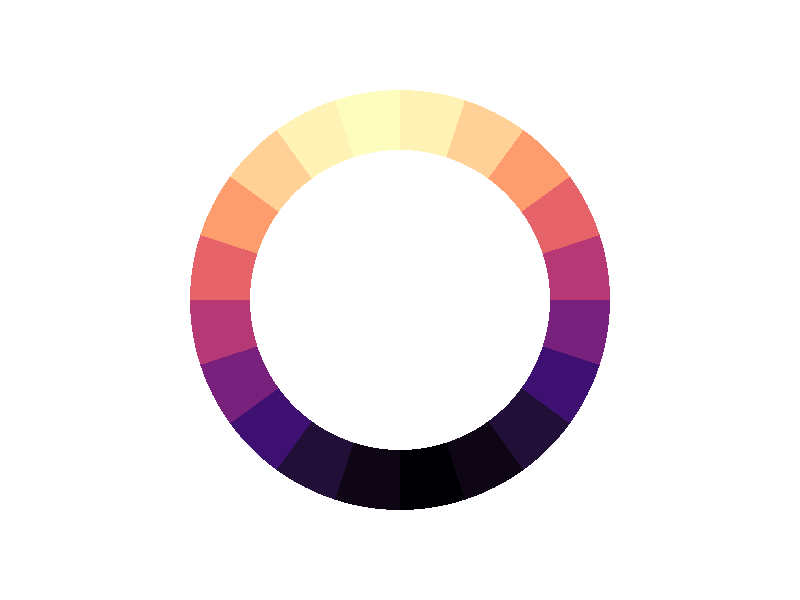
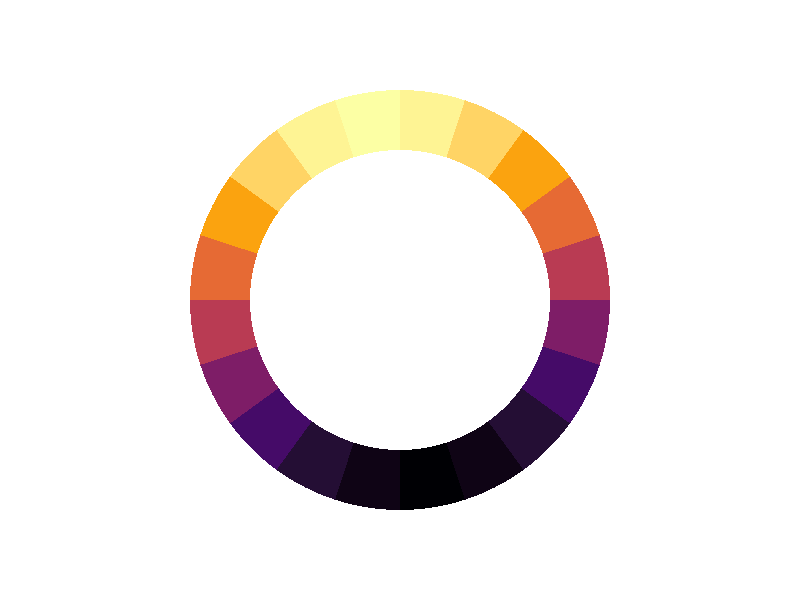
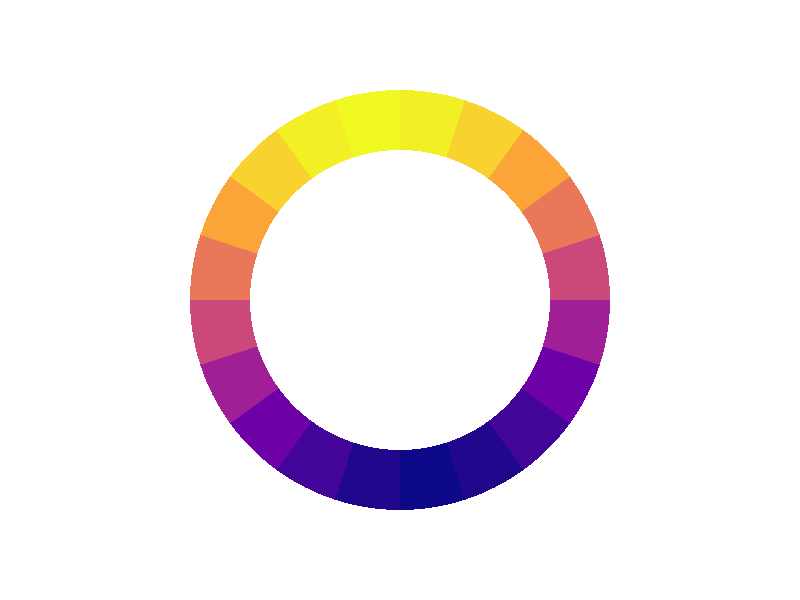
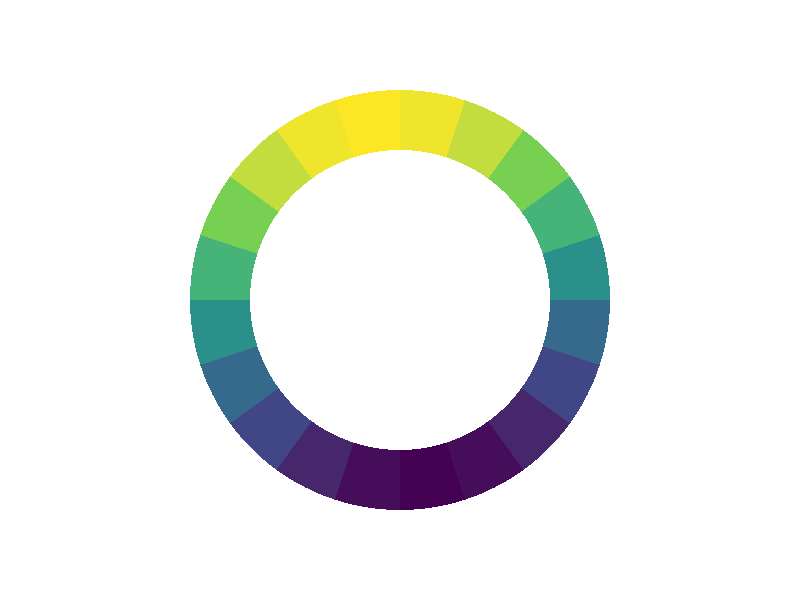
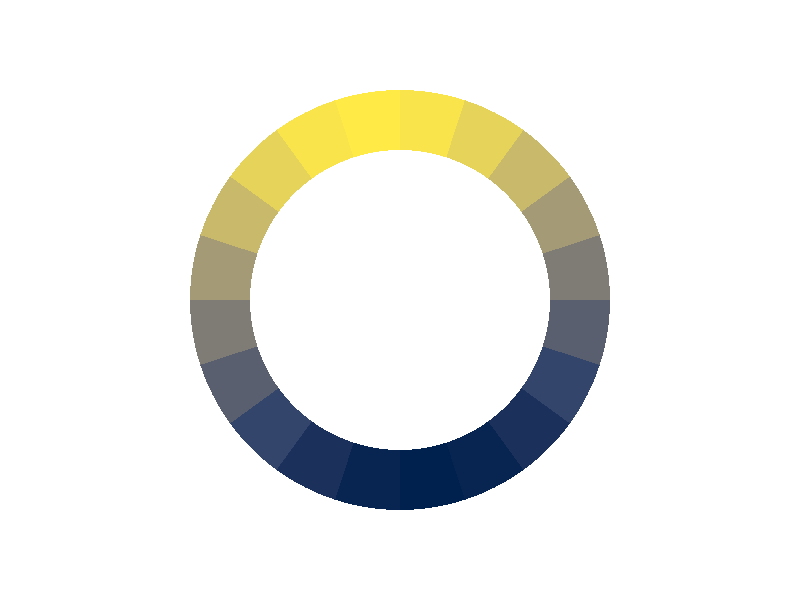

The R source for these figures, in order:
library(ggplot2)

ggplot(expand.grid(x = 1:20, y = 1)) +
  geom_tile(aes(x, y, fill = cos(x / 20 * 2 * pi))) +
  scale_y_continuous(limits = c(-2, 2)) +
  coord_polar() +
  theme_void() -> base


options <- c("magma", "inferno", "plasma", "viridis", "cividis")


lapply(options, function(o) {
  g <- base + scale_fill_viridis_c(guide = "none", option = o)
  ggsave(paste0("man/figures/", o, ".svg"), plot = g)
}) -> n
